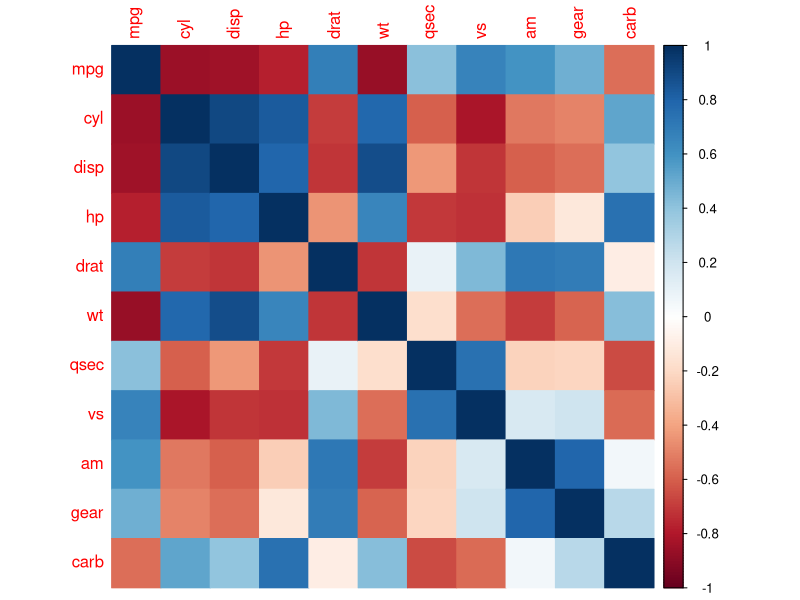
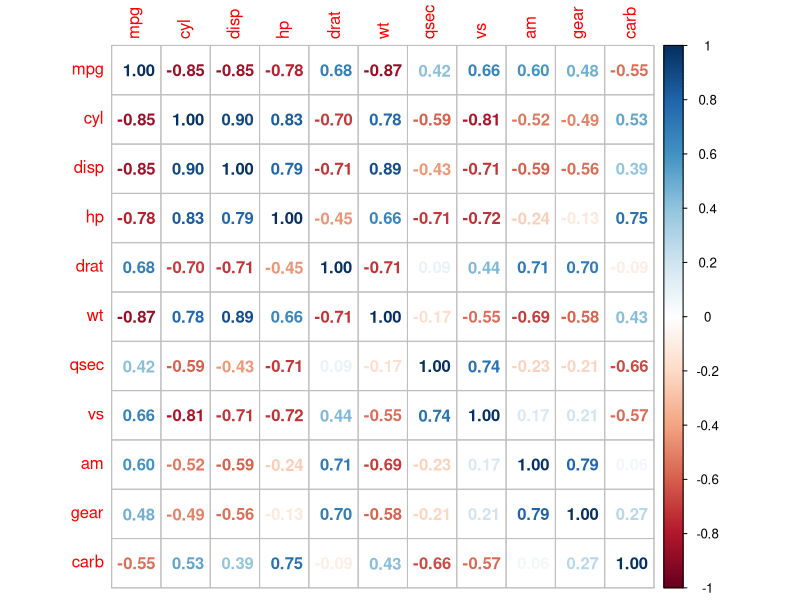
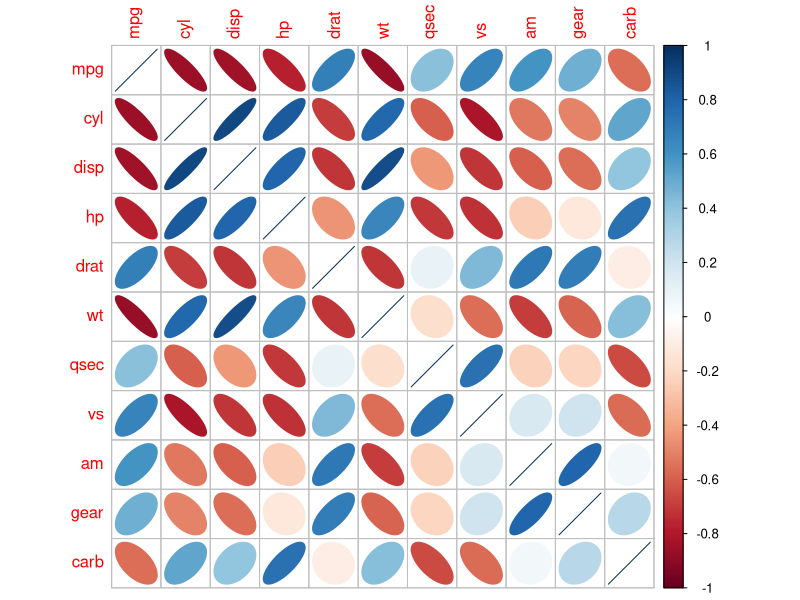
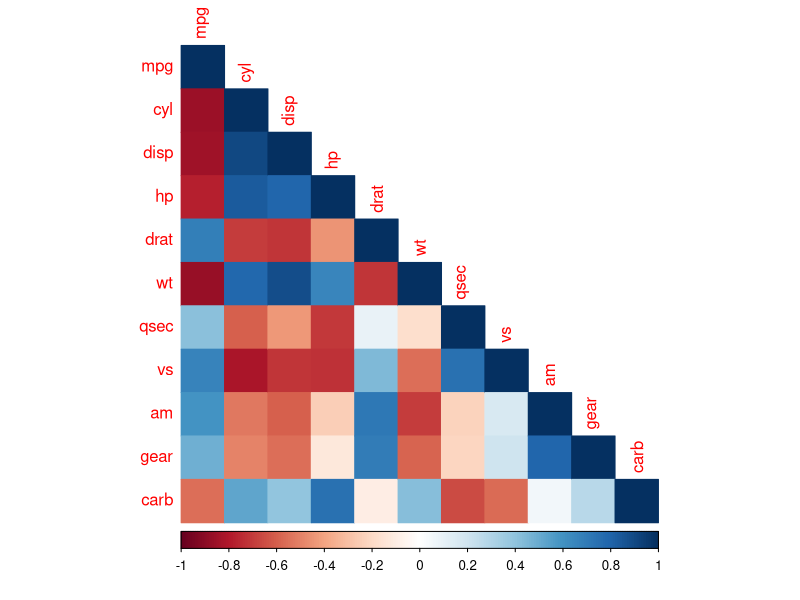
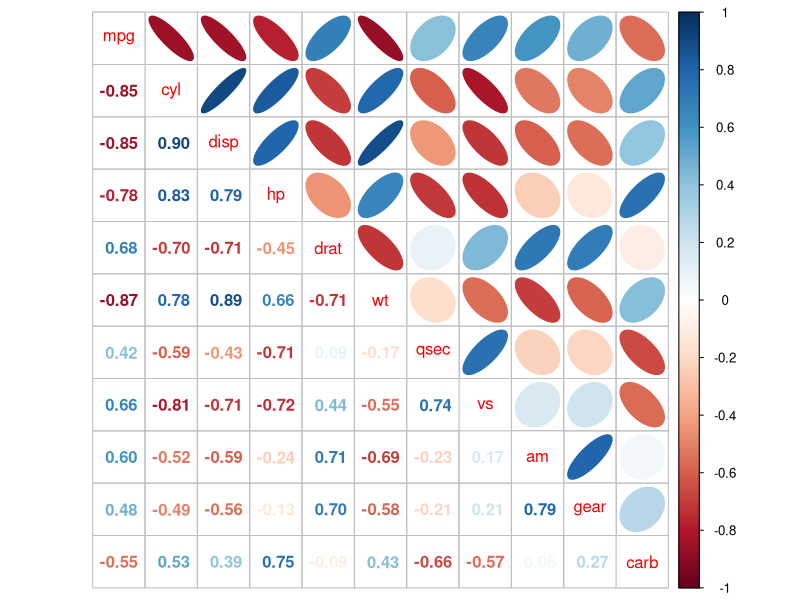

These figures' R source, in order:
# Super-easy to use correlation plotting package
# Examples from http://cran.r-project.org/web/packages/corrplot/vignettes/corrplot-intro.html

library(corrplot)
M <- cor(mtcars) # Builds a correlation matrix
corrplot(M, method = "color") # Pure color showing correlations
corrplot(M, method = "number") # Color and correlation coeff. depicting
corrplot(M, method = "ellipse") # Color, direction, and thinness of ellipse depicts correlation
corrplot(M, method="color", type = "lower") # Only bottom half by color
corrplot.mixed(M, lower="number", upper="ellipse")